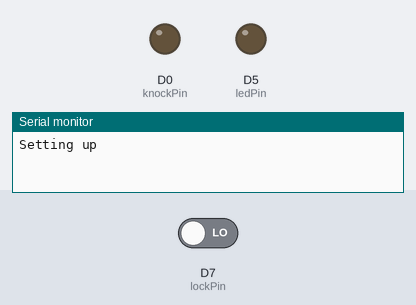
Bench run of a sketch on a simulated Particle Photon. Parts: output pins drawn as LEDs (lit = HIGH), the last lines printed to the serial monitor. Inputs (shaded band) come from the test bench; at power-on: D7 (lockPin) LOW.

Above: at 5.2 s.
5.3 s: D7 (lockPin) driven HIGH
At 6.6 s:
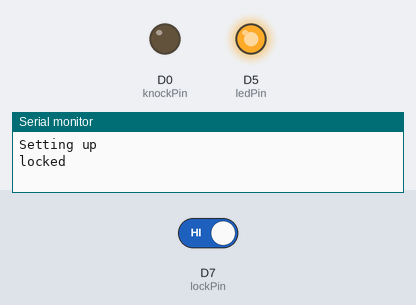
7.1 s: D7 (lockPin) driven LOW
At 7.9 s:
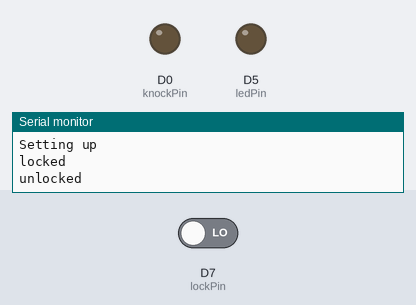
Timing chart, 0 to 10.1 s (numbered marks = the images above; inputs shaded):
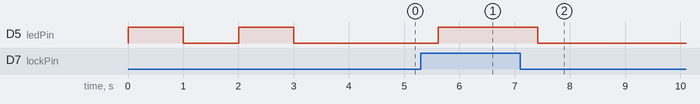

The sketch:

spark-iotoilet.ino
```cpp
int knockPin = D0;
int lockPin = D7;
int lockState = 0;
int lockThreshold = 300;
int ledPin = D5;

void setup()
{
    Serial.begin(9600);
    Serial.println("Setting up");

    Spark.function("knock", knockControl);
    pinMode(knockPin, OUTPUT);

    Spark.variable("locked", &lockState, INT);
    pinMode(lockPin, INPUT);

    pinMode(ledPin, OUTPUT);

    // I'm ready
    digitalWrite(ledPin, HIGH);   // Turn ON the LED pins
    delay(1000);               // Wait for 1000mS = 1 second
    digitalWrite(ledPin, LOW);    // Turn OFF the LED pins
    delay(1000);               // Wait for 1 second in off mode
    digitalWrite(ledPin, HIGH);   // Turn ON the LED pins
    delay(1000);               // Wait for 1000mS = 1 second
    digitalWrite(ledPin, LOW);    // Turn OFF the LED pins
    delay(1000);               // Wait for 1 second in off mode
}


void loop()
{
    int testState = digitalRead(lockPin);

    if (testState != lockState) {
        int newState = testLockState(testState);

        if (newState > lockState) {
            Spark.publish("lock", "1");
            digitalWrite(ledPin, HIGH);
            Serial.println("locked");
        } else if (newState < lockState) {
            Spark.publish("lock", "0");
            digitalWrite(ledPin, LOW);
            Serial.println("unlocked");
        }
        lockState = newState;
    }
}

int testLockState(int testState) {
    int start = millis();
    while (millis() - start < lockThreshold) {
        if (digitalRead(lockPin) != testState) {
            return lockState;
        }
    }
    return testState;
}

int knockControl(String command)
{
    Serial.println("knock");
    digitalWrite(ledPin, HIGH);
    digitalWrite(knockPin, HIGH);
    delay(20);
    digitalWrite(ledPin, LOW);
    digitalWrite(knockPin, LOW);
    return 1;
}
```

Measured:
- after the input at 5.3 s, D5 (ledPin): LOW → HIGH after 0.32 s
- after the input at 7.1 s, D5 (ledPin): HIGH → LOW after 0.32 s
